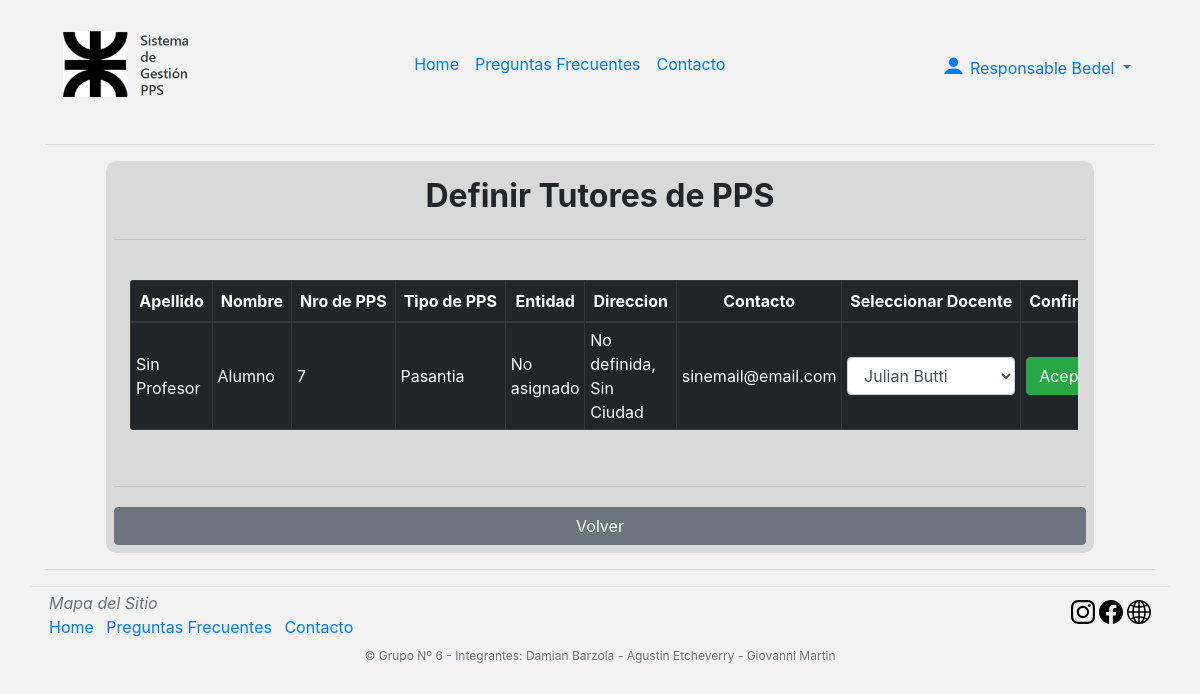
The page /app/views/ResponsableViewPPS.php (signed in) on the database its author committed.
### tables this page shows
CREATE TABLE `solicitudes` (
  `idPPS` int(10) NOT NULL,
  `id_user` int(10) NOT NULL,
  `id_Profe` int(10) DEFAULT NULL,
  `caractPPS` varchar(40) NOT NULL,
  `nombreEntidad` varchar(30) NOT NULL,
  `direccion` varchar(30) NOT NULL,
  `cp` varchar(10) NOT NULL,
  `localidad` varchar(20) NOT NULL,
  `tel` varchar(15) NOT NULL,
  `emailE` varchar(30) NOT NULL,
  `contactoEntidad` varchar(20) NOT NULL,
  `PPSTerminada` int(11) DEFAULT NULL
);

CREATE TABLE `users` (
  `id` int(11) NOT NULL,
  `nombre` varchar(20) NOT NULL,
  `apellido` varchar(20) NOT NULL,
  `password` varchar(75) NOT NULL,
  `email` varchar(30) NOT NULL,
  `tipo` int(2) NOT NULL
);

### app/controllers/RequestController.php (called while the page is built, shortened)
<?php
class RequestController
{
	public function __construct()
	{
		require_once "../models/SolicitudesModel.php";
	}
	public function totalPags($Cant_por_Pag)
	{
		$soli = new SolicitudesModel();
		$total = $soli->TotaldePPSsinDocente();
		return $total_paginas = ceil($total / $Cant_por_Pag);
	}
	public function getPPSPaginadosinProfe($inicio, $Cant_por_Pag)
	{
		$soli = new SolicitudesModel();
		$vResultado = $soli->getPPSPaginado($inicio, $Cant_por_Pag);
		return $vResultado;
	}
}

### app/models/SolicitudesModel.php (called while the page is built, shortened)
<?php
class SolicitudesModel
{
    public function getPPSPaginado($inicio, $Cant_por_Pag)
    {
        $ob = new Conexion();
        $con = $ob->conectar();
        $vSql = "SELECT * FROM solicitudes sol inner join users u on u.id=sol.id_user
                WHERE sol.id_Profe IS NULL" . " limit " . $inicio . "," . $Cant_por_Pag;
        $vResultado = $con->query($vSql);
        return $vResultado;
    }
}

### app/models/UsuarioModel.php (called while the page is built, shortened)
<?php
class UsuarioModel{
        public function getProfesores(){
            $ob = new Conexion();
            $con=$ob->conectar();
            $result = mysqli_query($con, "SELECT distinct u.id, u.nombre, u.apellido FROM users u where u.tipo = 2");
            return $result;
            }
    }

### app/controllers/UsuarioController.php (called while the page is built, shortened)
<?php
require_once '../models/UsuarioModel.php';
class UsuarioController
{
    public function __construct()
    {
        require_once '../models/UsuarioModel.php';
    }
    public function getProfesores()
    {
        $user = new UsuarioModel();
        $profesores = $user->getProfesores();
        return $profesores;
    }
}

### app/views/ResponsableViewPPS.php (the view, shortened to what this page needs)
<?php
require_once '../controllers/RequestController.php';
require_once '../controllers/UsuarioController.php';
include 'inc/topScripts.php';
?>
</head>
<?php
include 'inc/headerv2.php';
?>
<div class="container col-md-12  ">
    <div class="row align-items-center ">
        <div class="col d-block align-items-center justify-content-center col-md-11 mx-auto">
            <div class="p-2 grey">
                <h2 class="p-2 text-center" alt="Definir Tutores de PPS"> <b>Definir Tutores de PPS</b> </h2>
                <hr>
                <div class="pl-2 pr-2 pt-4">
                    <?php
                    $Cant_por_Pag = 5;
                    $pagina = isset($_GET['pagina']) ? $_GET['pagina'] : null;
                    if (!$pagina) {
                        $inicio = 0;
                    } else {
                        $inicio = ($pagina - 1) * $Cant_por_Pag;
                    }
                    $soli = new RequestController();
                    $vResultado = $soli->getPPSPaginadosinProfe($inicio, $Cant_por_Pag);
                    if (mysqli_num_rows($vResultado) == 0) {
                        echo ("<p style='text-align: center;'>No hay PPS Pendientes.<br />");
                    } else {
                    ?>
                        <div class="table-responsive pl-md-2 pr-md-2">
                            <table class="table table-dark table-hover table-bordered table-sm" alt="table">
                                <thead>
                                    <td class="text-center fit p-2"><b style="max-width: 10%;"alt="Apellido">Apellido</b></td>
                                    <td class="text-center fit p-2"><b style="max-width: 10%;"alt="Nombre">Nombre</b></td>
                                    <td class="text-center fit p-2"><b style="max-width: 10%;"alt="Nro de PPS">Nro de PPS</b></td>
                                    <td class="text-center fit p-2"><b style="max-width: 10%;"alt="Tipo de PPS">Tipo de PPS</b></td>
                                    <td class="text-center fit p-2"><b style="max-width: 10%;"alt="Entidad">Entidad</b></td>
                                    <td class="text-center fit p-2"><b style="max-width: 10%;"alt="Direccion">Direccion</b></td>
                                    <td class="text-center fit p-2"><b style="max-width: 10%;"alt="Contacto">Contacto</b></td>
                                    <td class="text-center fit p-2"><b style="max-width: 10%;"alt="Seleccionar Docente">Seleccionar Docente</b></td>
                                    <td class="text-center fit p-2"><b style="max-width: 10%;"alt="Confirmar">Confirmar</b></td>
                                </thead>
                                <?php
                                while ($fila = mysqli_fetch_array($vResultado)) {
                                    $userController = new UsuarioController();
                                    $profesores = $userController->getProfesores();
                                ?>
                                    <tr>
                                        <td class="align-middle"><?php echo ($fila['apellido']); ?></td>
                                        <td class="align-middle"><?php echo ($fila['nombre']); ?></td>
                                        <td class="align-middle"><?php echo ($fila['idPPS']); ?></td>
                                        <td class="align-middle"><?php echo ($fila['caractPPS']); ?></td>
                                        <td class="align-middle"><?php echo ($fila['nombreEntidad']); ?></td>
                                        <td class="align-middle"><?php echo ($fila['direccion'] . ", " . $fila['localidad']); ?></td>
                                        <td class="align-middle"><?php echo ($fila['emailE']); ?></td>
                                        <td class="align-middle">
                                            <form action="../controllers/RequestController.php?m=elegirProfesor" method="POST">
                                                <select class="form-control" id="idProfe" name="idProfe" required>
                                                    <?php while ($prof = mysqli_fetch_array($profesores)) {
                                                        echo "<option value=" . $prof['id'] . ">" . $prof['nombre'] . " " . $prof['apellido'] . "</option>";
                                                    ?>
                                                    <?php } ?>
                                                </select>
                                        </td>
                                        <td class="align-middle">
                                            <button type="submit" class="btn btn-success btn-block" value="Select" alt="aceptar">Aceptar</button>
                                        </td>
                                    </tr>
                                <?php
                                }
                                ?>
                            </table>
                        </div><span style='text-align: center;'>
                        <?php
                    } ?>
                        &nbsp;</span>
                </div>
                <hr>
                <div class="row pt-1">
                    <div class="col-lg-12">
                        <input type="button" class="btn btn-secondary btn-block" onclick="location.href='ResponsableHome.php';" value="Volver" alt="volver" />
                    </div>
                </div>
            </div>
        </div>
    </div>
</div>

### app/views/css/page.css (style rules this page uses)
.grey { background-color: rgba(0, 0, 0, 0.1); border-radius: 10px; }
.table td.fit, .table th.fit { white-space: nowrap; width: 1%; }
table { border-radius: 4px; overflow:hidden; }
.icon { color: black; transition: 0.25s; }

### rows shown on the page
solicitudes: id_user.apellido "Sin Profesor", id_user.nombre "Alumno", idPPS "7", caractPPS "Pasantia", nombreEntidad "No asignado", direccion "No definida", localidad "Sin Ciudad", emailE "sinemail@email.com"

### other values the page prints
$_SESSION['name'] "Responsable"
$_SESSION['ape'] "Bedel"
form field idProfe "Julian Butti"
